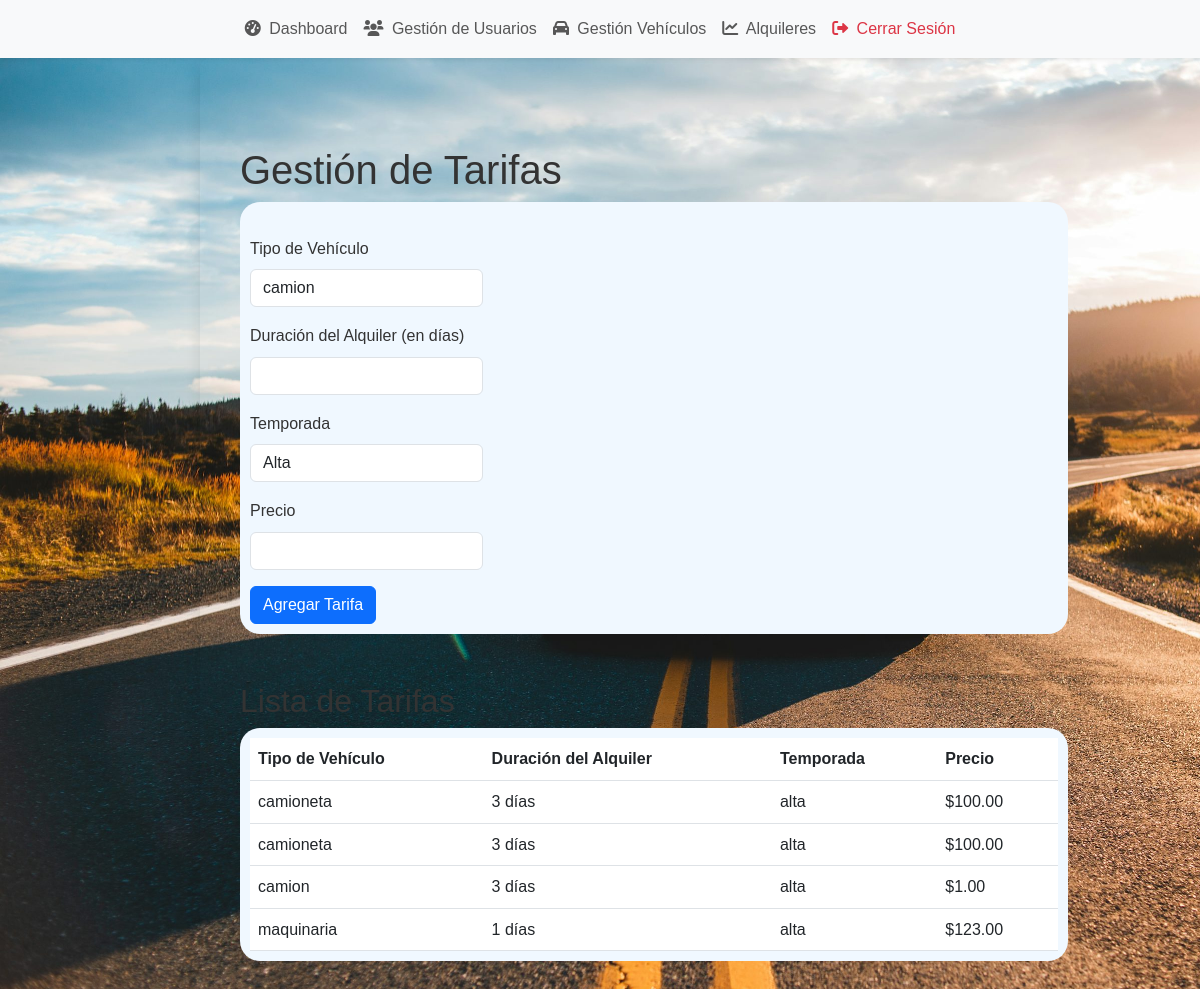
The page /admin/gestion_rates.php (signed in) on the database its author committed.
### tables this page shows
CREATE TABLE tarifas (
    id INT AUTO_INCREMENT PRIMARY KEY,
    tipo_vehiculo VARCHAR(50) NOT NULL,
    duracion_alquiler INT NOT NULL,  
    temporada ENUM('alta', 'baja') NOT NULL,
    precio DECIMAL(10, 2) NOT NULL
);

### admin/gestion_rates.php (the view, shortened to what this page needs)
<?php
include '../util/conexion.php';
?>
<!DOCTYPE html>
<html lang="es">
<head>
    <link href="https://cdn.jsdelivr.net/npm/bootstrap@5.3.0-alpha3/dist/css/bootstrap.min.css" rel="stylesheet">
    <link href="https://cdnjs.cloudflare.com/ajax/libs/font-awesome/6.0.0-beta3/css/all.min.css" rel="stylesheet">
    <link rel="stylesheet" href="../styles/home_admin.css">
</head>
<body>
    <div class="container-fluid">
        <div class="row">
            <?php
            include './home_section/scripts/menu.php';
            ?>
            <main class="col-md-9 ms-sm-auto col-lg-10 main-content">
                <h1 class="mt-5">Gestión de Tarifas</h1>
                <div class="xd">
                    <form method="post" class="mt-4">
                        <div class="mb-3">
                            <label for="tipo_vehiculo" class="form-label">Tipo de Vehículo</label>
                            <select type="text" class="form-control" id="tipo_vehiculo" name="tipo_vehiculo" required>
                                <option value="camion">camion</option>
                            </select>
                        </div>
                        <div class="mb-3">
                            <label for="duracion_alquiler" class="form-label">Duración del Alquiler (en días)</label>
                            <input type="number" class="form-control" id="duracion_alquiler" name="duracion_alquiler" required>
                        </div>
                        <div class="mb-3">
                            <label for="temporada" class="form-label">Temporada</label>
                            <select class="form-control" id="temporada" name="temporada" required>
                                <option value="alta">Alta</option>
                            </select>
                        </div>
                        <div class="mb-3">
                            <label for="precio" class="form-label">Precio</label>
                            <input type="number" step="0.01" class="form-control" id="precio" name="precio" required>
                        </div>
                        <button type="submit" class="btn btn-primary">Agregar Tarifa</button>
                    </form>
                </div>
                <h2 class="mt-5">Lista de Tarifas</h2>
                <div class="xd">
                    <table class="table">
                        <thead>
                            <tr>
                                <th>Tipo de Vehículo</th>
                                <th>Duración del Alquiler</th>
                                <th>Temporada</th>
                                <th>Precio</th>
                            </tr>
                        </thead>
                        <tbody>
                            <?php
                            $result = $conn->query("SELECT * FROM tarifas");
                            while ($row = $result->fetch_assoc()) {
                                echo "<tr>
                                <td>{$row['tipo_vehiculo']}</td>
                                <td>{$row['duracion_alquiler']} días</td>
                                <td>{$row['temporada']}</td>
                                <td>\${$row['precio']}</td>
                            </tr>";
                            }
                            ?>
                        </tbody>
                    </table>
                </div>
            </main>
        </div>
    </div>
</body>
</html>

### styles/home_admin.css (style rules this page uses)
body { font-family: 'Poppins', sans-serif; background-color: #f0f2f5; color: #333; line-height: 1.6; overflow-x: hidden; margin: 0; padding: 0; background-image:url('../images/background2.jpeg'); background-size: cover; background-repeat: no-repeat; }
.main-content { min-height: 100vh; padding-bottom: 20px; overflow-y: auto; height: 100%; overflow-y: auto; }
.table { margin-bottom: 0; }
.main-content { padding: 40px; border-radius: 10px; box-shadow: 0 6px 15px rgba(0, 0, 0, 0.1); animation: fadeInUp 1s ease; }

### admin/gestion_rates.php (style rules this page uses)
.xd { display: flex; width: 90%; height: 90%; background-color: aliceblue; border-radius: 20px; padding: 10px; overflow-x: scroll; }

### rows shown on the page
tarifas: tipo_vehiculo "camioneta", duracion_alquiler "3", temporada "alta", precio "100.00"
tarifas: tipo_vehiculo "camioneta", duracion_alquiler "3", temporada "alta", precio "100.00"
tarifas: tipo_vehiculo "camion", duracion_alquiler "3", temporada "alta", precio "1.00"
tarifas: tipo_vehiculo "maquinaria", duracion_alquiler "1", temporada "alta", precio "123.00"
